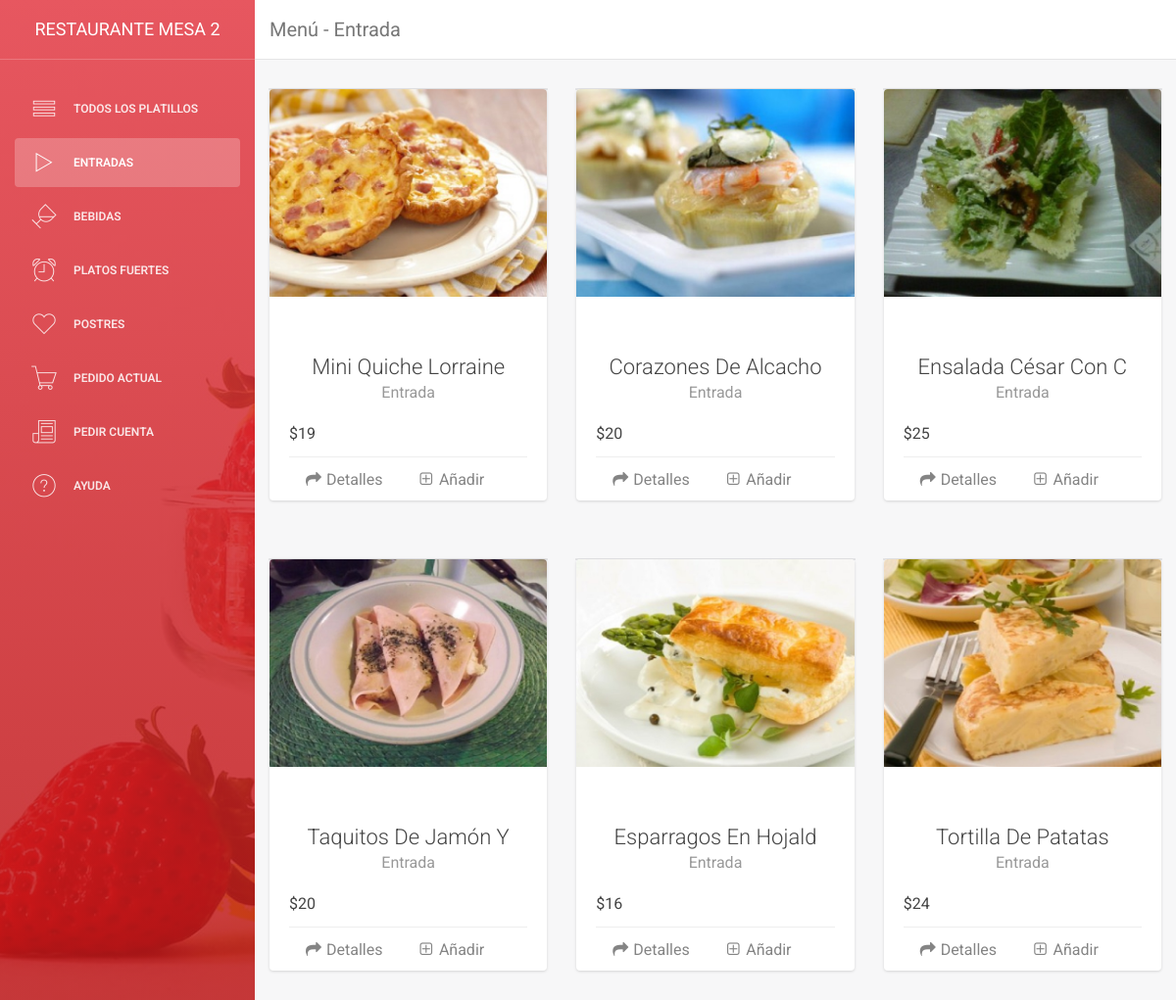
Screenshot of /productos/productos.php?idmesa=2&idcategoria=1 with the database file from the repository.
### tables this page shows
CREATE TABLE `mesa` (
  `IDMESA` int(11) NOT NULL AUTO_INCREMENT,
  `MESA` varchar(15) NOT NULL,
  `DISPONIBLE` int(11) NOT NULL DEFAULT '0',
  PRIMARY KEY (`IDMESA`),
  UNIQUE KEY `MESA` (`MESA`)
);

CREATE TABLE `categoria` (
  `IDCATEGORIA` int(11) NOT NULL AUTO_INCREMENT,
  `CATEGORIA` varchar(70) NOT NULL,
  `IMAGEN` varchar(250) NOT NULL,
  `ACTIVO` int(11) NOT NULL DEFAULT '0',
  PRIMARY KEY (`IDCATEGORIA`),
  UNIQUE KEY `CATEGORIA` (`CATEGORIA`)
);

CREATE TABLE `platillo` (
  `IDPLATILLO` int(11) NOT NULL AUTO_INCREMENT,
  `PLATILLO` varchar(150) NOT NULL,
  `IDCATEGORIA` int(11) NOT NULL,
  `PRECIO` decimal(10,0) NOT NULL,
  `IMG1` varchar(250) NOT NULL,
  `IMG2` varchar(250) DEFAULT NULL,
  `IMG3` varchar(250) DEFAULT NULL,
  `RECETA` varchar(1200) DEFAULT NULL,
  `ACTIVO` int(11) NOT NULL DEFAULT '0',
  PRIMARY KEY (`IDPLATILLO`),
  UNIQUE KEY `PLATILLO` (`PLATILLO`),
  KEY `IDCATEGORIA` (`IDCATEGORIA`),
  CONSTRAINT `platillo_ibfk_1` FOREIGN KEY (`IDCATEGORIA`) REFERENCES `categoria` (`IDCATEGORIA`)
);

### productos/productos.php (the view, shortened to what the rows shown need)
<!doctype html>
<html lang="en">
<head>
    <?php
        include('getinfo.php');
    ?>
    <link href="assets/css/bootstrap.min.css" rel="stylesheet" />
    <link href="assets/css/animate.min.css" rel="stylesheet"/>
    <link href="assets/css/light-bootstrap-dashboard.css" rel="stylesheet"/>
    <link href="assets/css/rotating-card.css" rel="stylesheet" />
    <link href="http://netdna.bootstrapcdn.com/font-awesome/4.1.0/css/font-awesome.min.css" rel="stylesheet" />
    <link href="assets/css/demo.css" rel="stylesheet" />
    <link href="http://maxcdn.bootstrapcdn.com/font-awesome/4.2.0/css/font-awesome.min.css" rel="stylesheet">
    <link href="assets/css/pe-icon-7-stroke.css" rel="stylesheet" />
</head>
<body>
<div class="wrapper">
    <div class="sidebar" data-color="red" data-image="assets/img/sidebar-5.jpg">
        <div class="sidebar-wrapper">
            <div class="logo">
                <a href="" class="simple-text">
                    RESTAURANTE <?php
                        foreach ($mesa as $value) {
                            echo $value['MESA'];
                        }
                    ?>
                </a>
            </div>
        </div>
    </div>
    <div class="main-panel">
        <nav class="navbar navbar-default navbar-fixed">
            <div class="container-fluid">
                <div class="navbar-header">
                    <a class="navbar-brand" href=""><?php echo $tituloMenu;?></a>
                </div>
            </div>
        </nav>
        <?php
            foreach ($productos as $value) {
        ?>
        <div class="col-md-4 col-sm-6">
             <div class="card-container manual-flip">
                <div class="card">
                    <div class="front">
                        <div class="cover">
                            <img src="<?php echo $value['IMG1'];?>"/>
                        </div>
                        <div class="content">
                            <div class="main">
                                <h3 class="name"><?php echo $value['PLATILLO'];?></h3>
                                <p class="profession"><?php echo $value['CATEGORIA'];?></p>
                                <h5>$<?php echo $value['PRECIO'];?></h5>
                            </div>
                            <div class="footer">
                                <button class="btn btn-simple" onclick="rotateCard(this)">
                                    <i class="fa fa-mail-forward"></i> Detalles
                                </button>
                                <a class="btn btn-simple" href="addtocart.php?idproducto=<?php echo $value['IDPLATILLO'];?>&idmesa=<?php echo $idmesa;?>">
                                    <i class="fa fa-plus-square-o"></i> Añadir
                                </a>
                            </div>
                        </div>
                    </div>
                    <div class="back">
                        <div class="header">
                            <h5 class="motto"><?php echo $value['PLATILLOC'];?></h5>
                        </div>
                        <div class="content">
                            <div class="main">
                                <h4 class="name">Receta</h4>
                                <p><?php echo $value['RECETA'];?></p>
                            </div>
                        </div>
                        <div>
                           <button class="btn btn-simple" rel="tooltip" title="Ver imagen" onclick="rotateCard(this)">
                            </button>
                        </div>
                    </div>
                </div>
            </div>
        </div>
        <?php
            }
        ?>
    </div>
</div>
</body>
</html>

### rows the page displays
mesa: MESA "MESA 2"
categoria: CATEGORIA "Menú - Entrada"
platillo: IMG1 (picture), PLATILLO "Mini Quiche Lorraine", IDCATEGORIA.CATEGORIA "Entrada", PRECIO "19"
platillo: IMG1 (picture), PLATILLO "Corazones De Alcacho", IDCATEGORIA.CATEGORIA "Entrada", PRECIO "20"
platillo: IMG1 (picture), PLATILLO "Ensalada César Con C", IDCATEGORIA.CATEGORIA "Entrada", PRECIO "25"
platillo: IMG1 (picture), PLATILLO "Taquitos De Jamón Y", IDCATEGORIA.CATEGORIA "Entrada", PRECIO "20"
platillo: IMG1 (picture), PLATILLO "Esparragos En Hojald", IDCATEGORIA.CATEGORIA "Entrada", PRECIO "16"
platillo: IMG1 (picture), PLATILLO "Tortilla De Patatas", IDCATEGORIA.CATEGORIA "Entrada", PRECIO "24"
